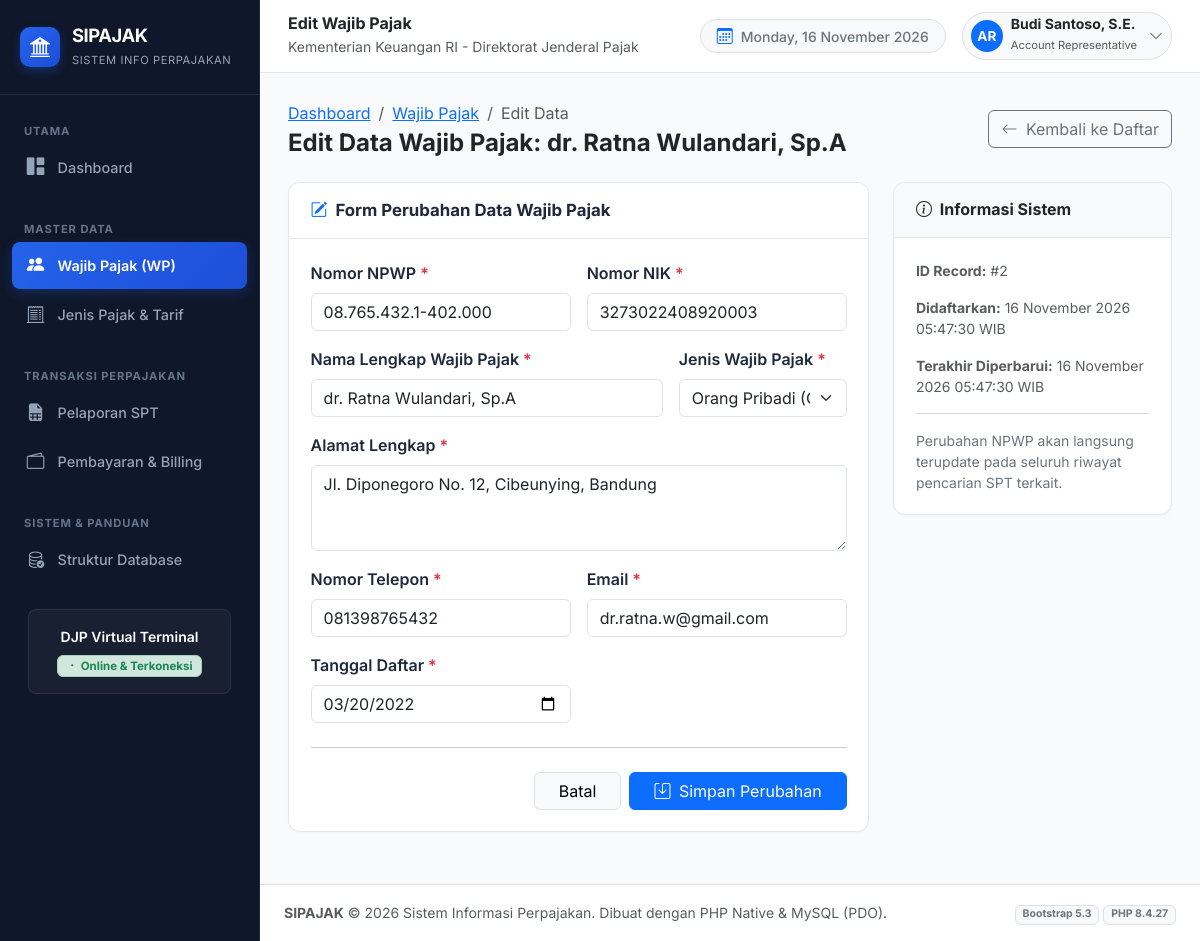
Screenshot of /wajib_pajak/edit.php?id=2 with the database file from the repository.
### tables this page shows
CREATE TABLE `wajib_pajak` (
  `id` int NOT NULL,
  `npwp` varchar(25) NOT NULL,
  `nik` varchar(20) NOT NULL,
  `nama_wajib_pajak` varchar(150) NOT NULL,
  `jenis_wp` enum('OP','Badan') NOT NULL,
  `alamat` text NOT NULL,
  `no_telepon` varchar(20) NOT NULL,
  `email` varchar(100) NOT NULL,
  `tanggal_daftar` date NOT NULL,
  `created_at` timestamp NULL DEFAULT CURRENT_TIMESTAMP,
  `updated_at` timestamp NULL DEFAULT CURRENT_TIMESTAMP ON UPDATE CURRENT_TIMESTAMP
);

### config/database.php (called while the page is built, shortened)
<?php
function base_url($path = '') {
    $protocol = (!empty($_SERVER['HTTPS']) && $_SERVER['HTTPS'] !== 'off' || (isset($_SERVER['SERVER_PORT']) && $_SERVER['SERVER_PORT'] == 443)) ? "https://" : "http://";
    $host = $_SERVER['HTTP_HOST'] ?? 'localhost';
    $scriptDir = str_replace('\\', '/', dirname($_SERVER['SCRIPT_NAME']));
    $pos = strpos($scriptDir, '/databases_pajak');
    if ($pos !== false) {
        $root = substr($scriptDir, 0, $pos + strlen('/databases_pajak'));
    } else {
        $root = '';
    }
    $cleanPath = ltrim($path, '/');
    return rtrim($protocol . $host . $root, '/') . ($cleanPath ? '/' . $cleanPath : '');
}
function format_tanggal($tanggal, $dengan_waktu = false) {
    $bulan_indo = [
        1 => 'Januari', 'Februari', 'Maret', 'April', 'Mei', 'Juni',
        'Juli', 'Agustus', 'September', 'Oktober', 'November', 'Desember'
    ];
    $time = strtotime($tanggal);
    $tgl = date('d', $time);
    $bln = (int)date('m', $time);
    $thn = date('Y', $time);
    $hasil = $tgl . ' ' . ($bulan_indo[$bln] ?? '') . ' ' . $thn;
    if ($dengan_waktu) {
        $hasil .= ' ' . date('H:i:s', $time) . ' WIB';
    }
    return $hasil;
}

### wajib_pajak/edit.php (the view, shortened to what this page needs)
<?php
require_once __DIR__ . '/../config/database.php';
$id = (int)($_GET['id'] ?? 0);
$stmt = $pdo->prepare("SELECT * FROM wajib_pajak WHERE id = ?");
$stmt->execute([$id]);
$wp = $stmt->fetch();
$npwp = $wp['npwp'];
$nik = $wp['nik'];
$nama_wajib_pajak = $wp['nama_wajib_pajak'];
$jenis_wp = $wp['jenis_wp'];
$alamat = $wp['alamat'];
$no_telepon = $wp['no_telepon'];
$email = $wp['email'];
$tanggal_daftar = $wp['tanggal_daftar'];
require_once __DIR__ . '/../includes/header.php';
require_once __DIR__ . '/../includes/sidebar.php';
?>
<div class="main-wrapper">
  <?php require_once __DIR__ . '/../includes/navbar.php'; ?>
  <div class="content-body">
    <div class="d-flex flex-column flex-md-row justify-content-between align-items-md-center gap-3 mb-4">
      <div>
        <nav aria-label="breadcrumb">
          <ol class="breadcrumb mb-1 small">
            <li class="breadcrumb-item"><a href="<?= base_url('index.php'); ?>">Dashboard</a></li>
            <li class="breadcrumb-item"><a href="<?= base_url('wajib_pajak/index.php'); ?>">Wajib Pajak</a></li>
            <li class="breadcrumb-item active">Edit Data</li>
          </ol>
        </nav>
        <h4 class="fw-bold text-dark mb-0">Edit Data Wajib Pajak: <?= htmlspecialchars($wp['nama_wajib_pajak']); ?></h4>
      </div>
      <div>
        <a href="<?= base_url('wajib_pajak/index.php'); ?>" class="btn btn-outline-secondary">
          <i class="bi bi-arrow-left me-1"></i> Kembali ke Daftar
        </a>
      </div>
    </div>
    <div class="row">
      <div class="col-12 col-lg-8">
        <div class="app-card">
          <div class="app-card-header">
            <h2 class="app-card-title">
              <i class="bi bi-pencil-square text-primary"></i>
              Form Perubahan Data Wajib Pajak
            </h2>
          </div>
          <div class="app-card-body">
            <form method="POST" action="" novalidate>
              <div class="row g-3">
                <div class="col-12 col-md-6">
                  <label class="form-label fw-semibold">Nomor NPWP <span class="text-danger">*</span></label>
                  <input type="text" name="npwp" class="form-control" value="<?= htmlspecialchars($npwp); ?>" required>
                </div>
                <div class="col-12 col-md-6">
                  <label class="form-label fw-semibold">Nomor NIK <span class="text-danger">*</span></label>
                  <input type="text" name="nik" class="form-control" maxlength="20" value="<?= htmlspecialchars($nik); ?>" required>
                </div>
                <div class="col-12 col-md-8">
                  <label class="form-label fw-semibold">Nama Lengkap Wajib Pajak <span class="text-danger">*</span></label>
                  <input type="text" name="nama_wajib_pajak" class="form-control" value="<?= htmlspecialchars($nama_wajib_pajak); ?>" required>
                </div>
                <div class="col-12 col-md-4">
                  <label class="form-label fw-semibold">Jenis Wajib Pajak <span class="text-danger">*</span></label>
                  <select name="jenis_wp" class="form-select" required>
                    <option value="OP" <?= $jenis_wp === 'OP' ? 'selected' : ''; ?>>Orang Pribadi (OP)</option>
                  </select>
                </div>
                <div class="col-12">
                  <label class="form-label fw-semibold">Alamat Lengkap <span class="text-danger">*</span></label>
                  <textarea name="alamat" class="form-control" rows="3" required><?= htmlspecialchars($alamat); ?></textarea>
                </div>
                <div class="col-12 col-md-6">
                  <label class="form-label fw-semibold">Nomor Telepon <span class="text-danger">*</span></label>
                  <input type="tel" name="no_telepon" class="form-control" value="<?= htmlspecialchars($no_telepon); ?>" required>
                </div>
                <div class="col-12 col-md-6">
                  <label class="form-label fw-semibold">Email <span class="text-danger">*</span></label>
                  <input type="email" name="email" class="form-control" value="<?= htmlspecialchars($email); ?>" required>
                </div>
                <div class="col-12 col-md-6">
                  <label class="form-label fw-semibold">Tanggal Daftar <span class="text-danger">*</span></label>
                  <input type="date" name="tanggal_daftar" class="form-control" value="<?= htmlspecialchars($tanggal_daftar); ?>" required>
                </div>
              </div>
              <hr class="my-4">
              <div class="d-flex justify-content-end gap-2">
                <a href="<?= base_url('wajib_pajak/index.php'); ?>" class="btn btn-light border px-4">Batal</a>
                <button type="submit" class="btn btn-primary px-4">
                  <i class="bi bi-save me-1"></i> Simpan Perubahan
                </button>
              </div>
            </form>
          </div>
        </div>
      </div>
      <div class="col-12 col-lg-4">
        <div class="app-card">
          <div class="app-card-header bg-light">
            <h6 class="fw-bold mb-0 text-dark"><i class="bi bi-info-circle me-1"></i> Informasi Sistem</h6>
          </div>
          <div class="app-card-body small text-muted">
            <p><strong>ID Record:</strong> #<?= $wp['id']; ?></p>
            <p><strong>Didaftarkan:</strong> <?= format_tanggal($wp['created_at'], true); ?></p>
            <p><strong>Terakhir Diperbarui:</strong> <?= format_tanggal($wp['updated_at'], true); ?></p>
            <hr>
            <p class="mb-0 text-secondary">Perubahan NPWP akan langsung terupdate pada seluruh riwayat pencarian SPT terkait.</p>
          </div>
        </div>
      </div>
    </div>
<?php
require_once __DIR__ . '/../includes/footer.php';
?>

### assets/css/style.css (style rules this page uses)
:root { --primary-color: #1e3a8a; --primary-hover: #1e40af; --secondary-color: #0f766e; --accent-color: #f59e0b; --bg-light: #f8fafc; --card-bg: #ffffff; --text-main: #1e293b; --text-muted: #64748b; --sidebar-width: 260px; --sidebar-bg: #0f172a; --sidebar-color: #cbd5e1; }
body { font-family: 'Inter', -apple-system, BlinkMacSystemFont, 'Segoe UI', Roboto, Helvetica, Arial, sans-serif; background-color: var(--bg-light); color: var(--text-main); min-height: 100vh; }
.main-wrapper { margin-left: var(--sidebar-width); min-height: 100vh; display: flex; flex-direction: column; transition: all 0.3s ease; }
.content-body { padding: 1.75rem; flex: 1; }
.app-card { border: 1px solid #e2e8f0; border-radius: 12px; background: #ffffff; box-shadow: 0 1px 3px rgba(0, 0, 0, 0.03); margin-bottom: 1.5rem; overflow: hidden; }
.app-card-header { padding: 1.1rem 1.35rem; background: #ffffff; border-bottom: 1px solid #e2e8f0; display: flex; align-items: center; justify-content: space-between; flex-wrap: wrap; gap: 0.75rem; }
.app-card-title { font-size: 1.05rem; font-weight: 700; color: #1e293b; margin: 0; display: flex; align-items: center; gap: 0.5rem; }
.app-card-body { padding: 1.35rem; }

### rows the page displays
wajib_pajak: nama_wajib_pajak "dr. Ratna Wulandari, Sp.A", npwp "08.765.432.1-402.000", nik "3273022408920003", jenis_wp "Orang Pribadi (OP)", alamat "Jl. Diponegoro No. 12, Cibeunying, Bandung", no_telepon "081398765432", email "dr.ratna.w@gmail.com", tanggal_daftar "03/20/2022", id "2", created_at "16 November 2026 05:47:30 WIB", updated_at "16 November 2026 05:47:30 WIB"

### other values shown
$page_title "Edit Wajib Pajak"
phpversion() "8.4.27"
